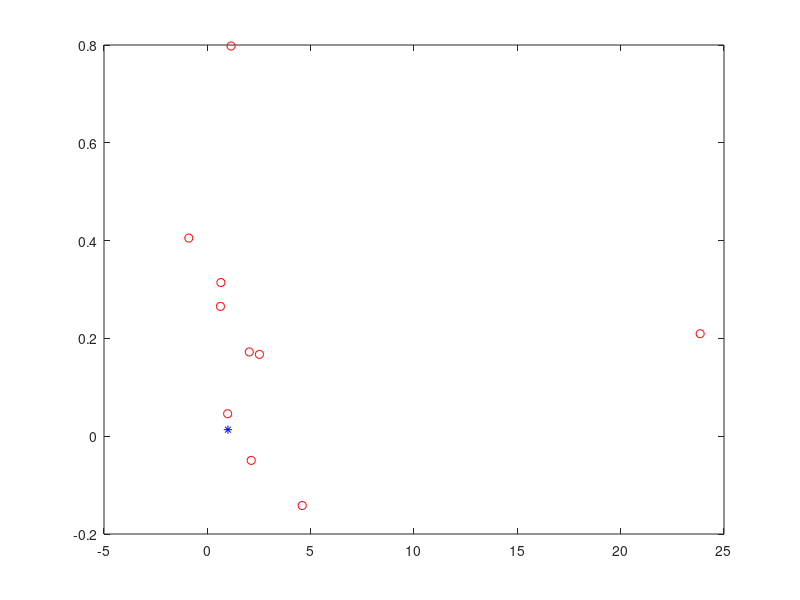

MATLAB code for this plot:
TMNH = 10;

enxame = rand(TMNH,2);
velocidade = rand(TMNH,2);
pbest = rand(TMNH,2);
gbest = rand(1,2);
fitness_enxame = zeros(10,1);
fitness_pbest = zeros(10,1);
w = 0.9;


for j=1:500

  for i=1:10
    fitness_enxame(i,1) = enxame(i,1)^2 - 10*cos(2*pi*enxame(i,1)) + enxame(i,2)^2 - 10*cos(2*pi*enxame(i,2));
    fitness_pbest(i,1) = pbest(i,1)^2 - 10*cos(2*pi*pbest(i,1)) + pbest(i,2)^2 - 10*cos(2*pi*pbest(i,2));

    if (fitness_enxame(i,1)<fitness_pbest(i,1))
      fitness_pbest(i,:) = fitness_enxame(i,:);
    endif
  endfor

  [valor, indice] = min(fitness_pbest);
  fitness_gbest = gbest(1,1)^2 - 10*cos(2*pi*gbest(1,1)) + gbest(1,2)^2 - 10*cos(2*pi*gbest(1,2));

  if (valor < fitness_gbest)
    fitness_gbest(1,:) = fitness_pbest(indice,:);
  endif

  for i=1:10
   velocidade(i,:) = w*velocidade(i,:) + 2*rand(1,2).*(pbest(i,:)-enxame(i,:)) + 2*rand(1,2).*(gbest(1,:)-enxame(i,:));
  endfor

  for i=1:10
    enxame(i,:) = enxame(i,:) + velocidade(i,:);
  endfor

  plot(enxame(:,1), enxame(:,2), 'or'); hold on;
  plot(gbest(1,1), gbest(1,2), 'b*'); hold off;

  w = w*0.95;

endfor


velocidade
